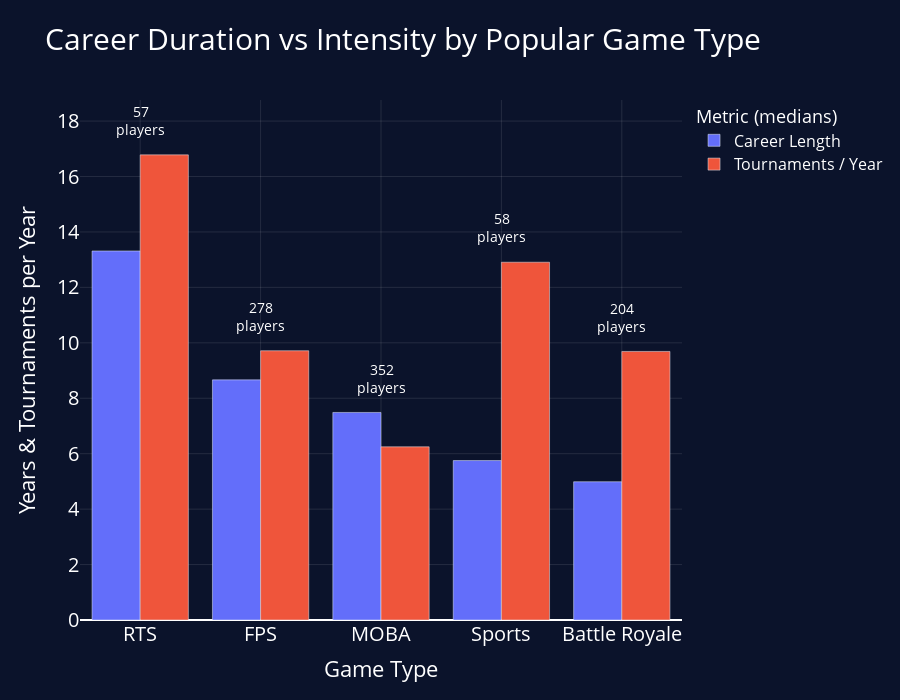

Write notebook code for a chart like this one.
### Code cell
# Filter to keep only GameTypes with at least 20 players
counts = scatter_df_filtered["GameType"].value_counts()
valid_types = counts[counts >= 20].index
scatter_df_filtered = scatter_df_filtered[scatter_df_filtered["GameType"].isin(valid_types)]

# Recalculate medians
summary_df = scatter_df_filtered.groupby("GameType").agg(
    MedianCareerLength=("CareerLengthYears", "median"),
    MedianTournamentsPerYear=("TournamentsPerYear", "median"),
    Count=("PlayerId", "count")
).reset_index().sort_values("MedianCareerLength", ascending=False)


# Create grouped bar chart using Plotly
fig = go.Figure()

fig.add_trace(go.Bar(
    x=summary_df["GameType"],
    y=summary_df["MedianCareerLength"],
    name="Career Length"
))

fig.add_trace(go.Bar(
    x=summary_df["GameType"],
    y=summary_df["MedianTournamentsPerYear"],
    name="Tournaments / Year"
))
for i, row in summary_df.iterrows():
    fig.add_annotation(
        x=row["GameType"],
        y=max(row["MedianCareerLength"], row["MedianTournamentsPerYear"]) + 0.5,
        text=f"{row['Count']}<br>players",
        showarrow=False,
        font=dict(color="white", size=14),
        yanchor="bottom"
    )
# Apply saved visual style
fig.update_layout(
    title="Career Duration vs Intensity by Popular Game Type",
    title_font=dict(size=30, color='white'),
    paper_bgcolor='#0b132b',
    plot_bgcolor='#0b132b',
    font=dict(color='white', size=14),
    height=700,
    legend=dict(
        title="Metric (medians)",
        title_font=dict(size=18, color='white'),
        font=dict(size=16, color='white')
    ),
    xaxis=dict(
        title=dict(text="Game Type", font=dict(size=22, color='white')),
        tickfont=dict(size=20, color='white'),
        showgrid=True,
        gridcolor='rgba(255,255,255,0.1)'
    ),
    yaxis=dict(
        title=dict(text="Years & Tournaments per Year", font=dict(size=22, color='white')),
        tickfont=dict(size=20, color='white'),
        showgrid=True,
        gridcolor='rgba(255,255,255,0.1)'
    ),
    barmode='group'
)

fig.show()

### Figure 1 — Plotly figure (JSON) as saved in the notebook; plotly's stock layout.template omitted (floating-point values rounded to 4 significant figures)
{"data": [{"name": "Career Length", "type": "bar", "x": ["RTS", "FPS", "MOBA", "Sports", "Battle Royale"], "y": [13.31, 8.664, 7.488, 5.752, 4.988]}, {"name": "Tournaments / Year", "type": "bar", "x": ["RTS", "FPS", "MOBA", "Sports", "Battle Royale"], "y": [16.78, 9.714, 6.248, 12.91, 9.689]}], "layout": {"annotations": [{"font": {"color": "white", "size": 14}, "showarrow": false, "text": "57<br>players", "x": "RTS", "y": 17.28, "yanchor": "bottom"}, {"font": {"color": "white", "size": 14}, "showarrow": false, "text": "278<br>players", "x": "FPS", "y": 10.21, "yanchor": "bottom"}, {"font": {"color": "white", "size": 14}, "showarrow": false, "text": "352<br>players", "x": "MOBA", "y": 7.988, "yanchor": "bottom"}, {"font": {"color": "white", "size": 14}, "showarrow": false, "text": "58<br>players", "x": "Sports", "y": 13.41, "yanchor": "bottom"}, {"font": {"color": "white", "size": 14}, "showarrow": false, "text": "204<br>players", "x": "Battle Royale", "y": 10.19, "yanchor": "bottom"}], "barmode": "group", "font": {"color": "white", "size": 14}, "height": 700, "legend": {"font": {"color": "white", "size": 16}, "title": {"font": {"color": "white", "size": 18}, "text": "Metric (medians)"}}, "paper_bgcolor": "#0b132b", "plot_bgcolor": "#0b132b", "title": {"font": {"color": "white", "size": 30}, "text": "Career Duration vs Intensity by Popular Game Type"}, "xaxis": {"gridcolor": "rgba(255,255,255,0.1)", "showgrid": true, "tickfont": {"color": "white", "size": 20}, "title": {"font": {"color": "white", "size": 22}, "text": "Game Type"}}, "yaxis": {"gridcolor": "rgba(255,255,255,0.1)", "showgrid": true, "tickfont": {"color": "white", "size": 20}, "title": {"font": {"color": "white", "size": 22}, "text": "Years & Tournaments per Year"}}}}
